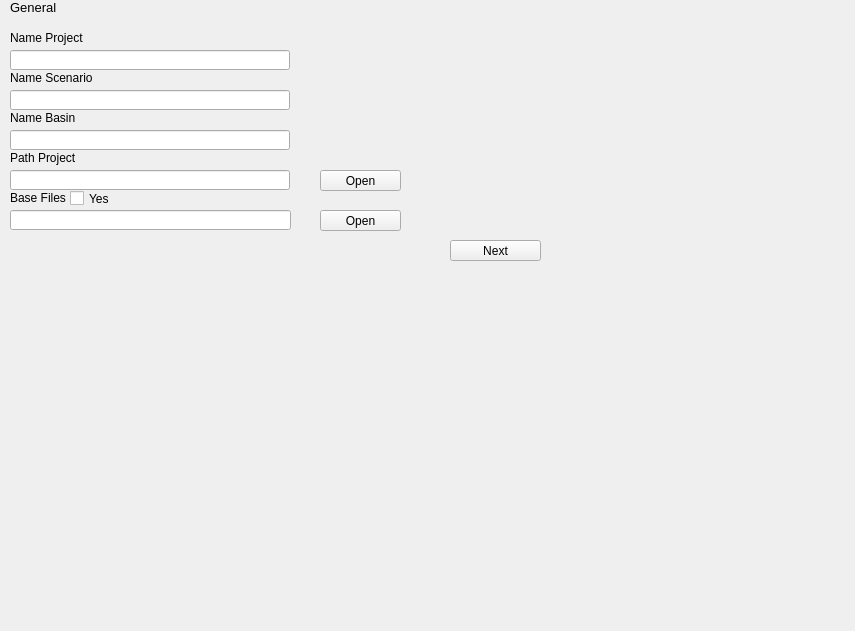
            <widget class="QWidget" name="Step1">
             <property name="geometry">
              <rect>
               <x>0</x>
               <y>0</y>
               <width>855</width>
               <height>631</height>
              </rect>
             </property>
             <attribute name="label">
              <string>Configuration Project</string>
             </attribute>
             <widget class="QLabel" name="label_5">
              <property name="geometry">
               <rect>
                <x>10</x>
                <y>110</y>
                <width>121</width>
                <height>16</height>
               </rect>
              </property>
              <property name="text">
               <string>&lt;html&gt;&lt;head/&gt;&lt;body&gt;&lt;p&gt;Name Basin&lt;/p&gt;&lt;/body&gt;&lt;/html&gt;</string>
              </property>
             </widget>
             <widget class="QLineEdit" name="output_path">
              <property name="geometry">
               <rect>
                <x>10</x>
                <y>170</y>
                <width>280</width>
                <height>20</height>
               </rect>
              </property>
             </widget>
             <widget class="QLineEdit" name="name_project">
              <property name="geometry">
               <rect>
                <x>10</x>
                <y>50</y>
                <width>280</width>
                <height>20</height>
               </rect>
              </property>
             </widget>
             <widget class="QPushButton" name="select_output">
              <property name="geometry">
               <rect>
                <x>320</x>
                <y>170</y>
                <width>81</width>
                <height>21</height>
               </rect>
              </property>
              <property name="text">
               <string>Open</string>
              </property>
             </widget>
             <widget class="QLabel" name="label_3">
              <property name="geometry">
               <rect>
                <x>10</x>
                <y>0</y>
                <width>121</width>
                <height>16</height>
               </rect>
              </property>
              <property name="text">
               <string>&lt;html&gt;&lt;head/&gt;&lt;body&gt;&lt;p&gt;&lt;span style=&quot; font-size:10pt;&quot;&gt;General&lt;/span&gt;&lt;/p&gt;&lt;/body&gt;&lt;/html&gt;</string>
              </property>
             </widget>
             <widget class="QLabel" name="label_4">
              <property name="geometry">
               <rect>
                <x>10</x>
                <y>70</y>
                <width>121</width>
                <height>16</height>
               </rect>
              </property>
              <property name="text">
               <string>&lt;html&gt;&lt;head/&gt;&lt;body&gt;&lt;p&gt;Name Scenario&lt;/p&gt;&lt;/body&gt;&lt;/html&gt;</string>
              </property>
             </widget>
             <widget class="QPushButton" name="Button_Step_s1">
              <property name="geometry">
               <rect>
                <x>450</x>
                <y>240</y>
                <width>91</width>
                <height>21</height>
               </rect>
              </property>
              <property name="text">
               <string>Next</string>
              </property>
             </widget>
             <widget class="QLabel" name="label">
              <property name="geometry">
               <rect>
                <x>10</x>
                <y>30</y>
                <width>121</width>
                <height>16</height>
               </rect>
              </property>
              <property name="text">
               <string>&lt;html&gt;&lt;head/&gt;&lt;body&gt;&lt;p&gt;Name Project&lt;/p&gt;&lt;/body&gt;&lt;/html&gt;</string>
              </property>
             </widget>
             <widget class="QLineEdit" name="name_scenario">
              <property name="geometry">
               <rect>
                <x>10</x>
                <y>90</y>
                <width>280</width>
                <height>20</height>
               </rect>
              </property>
             </widget>
             <widget class="QLineEdit" name="Name_Basin">
              <property name="geometry">
               <rect>
                <x>10</x>
                <y>130</y>
                <width>280</width>
                <height>20</height>
               </rect>
              </property>
             </widget>
             <widget class="QLabel" name="label_2">
              <property name="geometry">
               <rect>
                <x>10</x>
                <y>150</y>
                <width>121</width>
                <height>16</height>
               </rect>
              </property>
              <property name="text">
               <string>&lt;html&gt;&lt;head/&gt;&lt;body&gt;&lt;p&gt;Path Project&lt;/p&gt;&lt;/body&gt;&lt;/html&gt;</string>
              </property>
             </widget>
             <widget class="QLabel" name="label_40">
              <property name="geometry">
               <rect>
                <x>10</x>
                <y>190</y>
                <width>121</width>
                <height>16</height>
               </rect>
              </property>
              <property name="text">
               <string>&lt;html&gt;&lt;head/&gt;&lt;body&gt;&lt;p&gt;Base Files&lt;/p&gt;&lt;/body&gt;&lt;/html&gt;</string>
              </property>
             </widget>
             <widget class="QLineEdit" name="path_base_files">
              <property name="geometry">
               <rect>
                <x>10</x>
                <y>210</y>
                <width>281</width>
                <height>20</height>
               </rect>
              </property>
             </widget>
             <widget class="QCheckBox" name="Check_Base_File">
              <property name="geometry">
               <rect>
                <x>70</x>
                <y>190</y>
                <width>70</width>
                <height>17</height>
               </rect>
              </property>
              <property name="text">
               <string>Yes</string>
              </property>
             </widget>
             <widget class="QPushButton" name="select_base_files">
              <property name="geometry">
               <rect>
                <x>320</x>
                <y>210</y>
                <width>81</width>
                <height>21</height>
               </rect>
              </property>
              <property name="text">
               <string>Open</string>
              </property>
             </widget>
            </widget>
